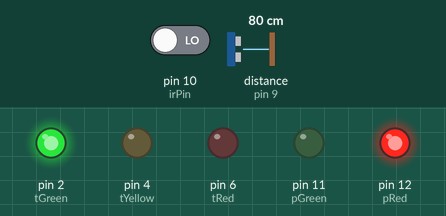
Bench run of a sketch on a simulated Arduino Uno, built with avr-gcc and run on an emulated ATmega328P. Shown: output pins drawn as LEDs (lit = HIGH). Wiring (inferred from the names in the program): ultrasonic range finder: trigger pin 8; echo pin 9. The inputs (shaded band) are chosen by the test bench; at power-on: pin 10 (irPin) LOW, distance to the obstacle (sensor on pin 9) 80 cm. The echo pulse lasts 58.3 µs per cm; pins used as bus, display or sensor lines are not drawn.

Above: at 1.2 s.
1.3 s: pin 10 (irPin) driven HIGH
At 2.4 s:
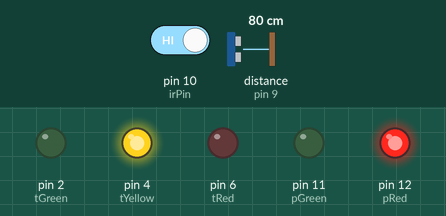
At 5.0 s:
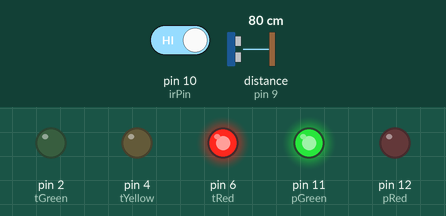
Timing chart, 0 to 6.5 s (numbered marks = the images above; inputs shaded):
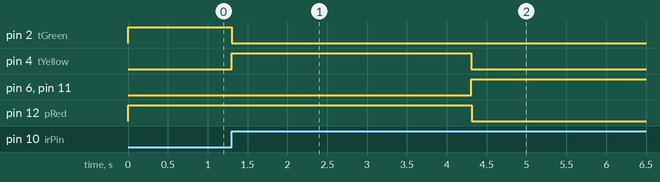

Measured:
- after the input at 1.3 s, pin 2 (tGreen): HIGH → LOW at once; pin 4 (tYellow): LOW → HIGH at once, → LOW 3.0 s later; pin 6 (tRed), pin 11 (pGreen): LOW → HIGH after 3.0 s; pin 12 (pRed): HIGH → LOW after 3.0 s

The sketch:

task_6.ino
```cpp
enum State {GREEN, YELLOW, RED, PED_GREEN};
State state = GREEN;

unsigned long lastTime = 0;
bool pedRequest = false;

// Pins
const int irPin = 10;
const int trigPin = 8;
const int echoPin = 9;

const int tRed = 6;
const int tYellow = 4;
const int tGreen = 2;

const int pRed = 12;
const int pGreen = 11;

const float SAFE_DIST = 50.0;

float getDistance() {
  digitalWrite(trigPin, LOW);
  delayMicroseconds(2);
  digitalWrite(trigPin, HIGH);
  delayMicroseconds(10);
  digitalWrite(trigPin, LOW);
  return pulseIn(echoPin, HIGH, 30000) * 0.034 / 2;
}

void setup() {
  pinMode(irPin, INPUT);
  pinMode(trigPin, OUTPUT);
  pinMode(echoPin, INPUT);

  pinMode(tRed, OUTPUT);
  pinMode(tYellow, OUTPUT);
  pinMode(tGreen, OUTPUT);
  pinMode(pRed, OUTPUT);
  pinMode(pGreen, OUTPUT);

  digitalWrite(tGreen, HIGH);
  digitalWrite(pRed, HIGH);
}

void loop() {
  unsigned long now = millis();
  float dist = getDistance();

  if (digitalRead(irPin) && dist > SAFE_DIST && !pedRequest) {
    pedRequest = true;
    state = YELLOW;
    lastTime = now;
  }

  switch (state) {

    case GREEN:
      break;

    case YELLOW:
      digitalWrite(tGreen, LOW);
      digitalWrite(tYellow, HIGH);
      if (now - lastTime > 3000) {
        digitalWrite(tYellow, LOW);
        digitalWrite(tRed, HIGH);
        state = PED_GREEN;
        lastTime = now;
      }
      break;

    case PED_GREEN:
      digitalWrite(pRed, LOW);
      digitalWrite(pGreen, HIGH);
      if (now - lastTime > 10000) {
        digitalWrite(pGreen, LOW);
        digitalWrite(pRed, HIGH);
        digitalWrite(tRed, LOW);
        digitalWrite(tGreen, HIGH);
        pedRequest = false;
        state = GREEN;
        lastTime = now;
      }
      break;
  }
}
```
